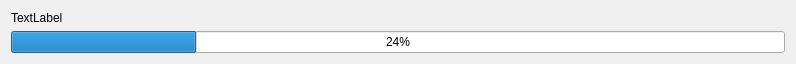
<?xml version="1.0" encoding="UTF-8"?>
<ui version="4.0">
    <class>Util</class>
    <widget class="QWidget" name="Util">
        <property name="geometry">
            <rect>
                <x>0</x>
                <y>0</y>
                <width>796</width>
                <height>64</height>
            </rect>
        </property>
        <property name="windowTitle">
            <string>Form</string>
        </property>
        <layout class="QVBoxLayout" name="verticalLayout">
            <item>
                <widget class="QLabel" name="label">
                    <property name="text">
                        <string>TextLabel</string>
                    </property>
                </widget>
            </item>
            <item>
                <widget class="QProgressBar" name="progressBar">
                    <property name="value">
                        <number>24</number>
                    </property>
                </widget>
            </item>
        </layout>
    </widget>
    <resources/>
    <connections/>
</ui>
